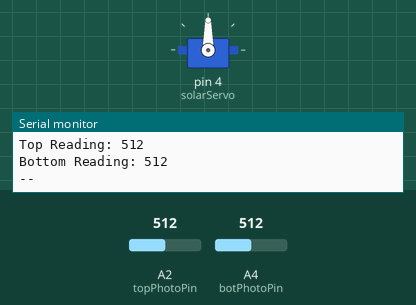
Recording of a sketch running on a simulated Arduino Uno, built with avr-gcc and run on an emulated ATmega328P. Parts: servo, the last lines printed to the serial monitor. The test bench sets the inputs (shaded band); at power-on: A2 (topPhotoPin) = 512, A4 (botPhotoPin) = 512.

Above: at 1.2 s.
1.3 s: A2 (topPhotoPin) set to 545
At 2.13 s:
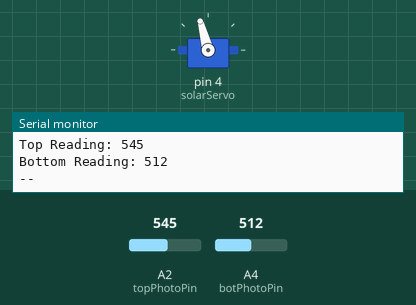
At 2.88 s:
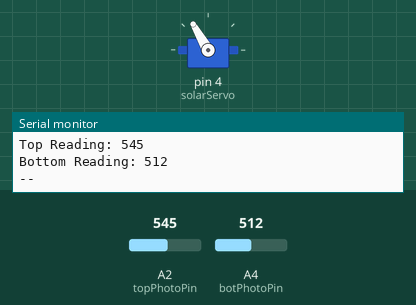
4.3 s: A4 (botPhotoPin) set to 111
At 6.0 s:
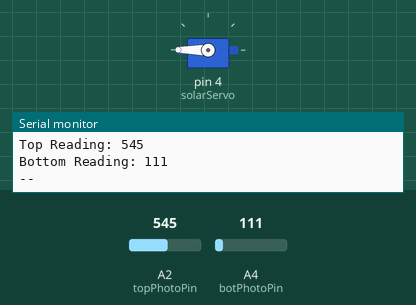
7.3 s: A4 (botPhotoPin) set to 89
Timing chart, 0 to 25.8 s (numbered marks = the images above; inputs shaded):
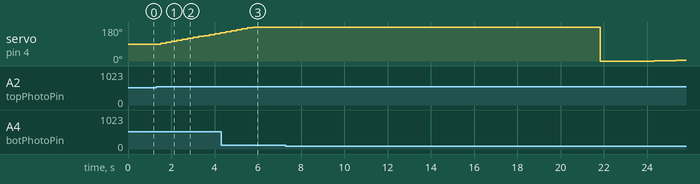

The sketch:

DayAndNight.ino
```cpp
#include <Servo.h>

// Photoresistor Pin Setup
int topPhotoPin = 2;
int botPhotoPin = 4;

int topReading;
int botReading;

// Servo Control Setup
int currPos = 90;
int maxPos = 135;
int minPos = 45;
int turnStep = 5;
int turnTolerance = 20;

Servo solarServo;

void setup() {

  solarServo.attach(4);  // Attach physical servo to the servo object

  Serial.begin(9600);    // Start Serial Connection
}

void loop() {

  Serial.println("--");

  // Read Analog Values from Voltage Dividers
  int topValue = analogRead(topPhotoPin);
  int botValue = analogRead(botPhotoPin);

  if (abs(topValue - botValue) > turnTolerance) { // System in Moveable Condition (above tolerance)

    if ((currPos + turnStep) < maxPos || (currPos - turnStep) > minPos) { // Motor is Moveable

      if (topValue > botValue) { // Stronger Light from Top
        currPos += turnStep;
        solarServo.write((currPos));
      }

      if (topValue < botValue) { // Stronger Light from Bottom
        currPos -= turnStep;
        solarServo.write((currPos));
      }
    }
  }

  Serial.print("Top Reading: ");
  Serial.println(topValue);

  Serial.print("Bottom Reading: ");
  Serial.println(botValue);

  Serial.println("--");

  delay(250);

}
```

Measured:
- the behaviour switches between 532 and 533 on A2 (topPhotoPin) (found by bisection; images 0 and 1)
- after the input at 1.3 s, servo on pin 4 (solarServo): moves from 90° to 150° over 2.8 s, starting after 0.21 s
